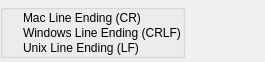
<?xml version="1.0" encoding="UTF-8"?>
<ui version="4.0">
 <class>Ending</class>
 <widget class="QDialog" name="Ending">
  <property name="geometry">
   <rect>
    <x>0</x>
    <y>0</y>
    <width>265</width>
    <height>62</height>
   </rect>
  </property>
  <property name="sizePolicy">
   <sizepolicy hsizetype="Fixed" vsizetype="Fixed">
    <horstretch>0</horstretch>
    <verstretch>0</verstretch>
   </sizepolicy>
  </property>
  <property name="windowTitle">
   <string>Ending</string>
  </property>
  <layout class="QVBoxLayout" name="verticalLayout">
   <property name="spacing">
    <number>0</number>
   </property>
   <property name="leftMargin">
    <number>0</number>
   </property>
   <property name="topMargin">
    <number>0</number>
   </property>
   <property name="rightMargin">
    <number>0</number>
   </property>
   <property name="bottomMargin">
    <number>0</number>
   </property>
   <item>
    <widget class="QGroupBox" name="GB_Ending">
     <property name="sizePolicy">
      <sizepolicy hsizetype="Fixed" vsizetype="Fixed">
       <horstretch>0</horstretch>
       <verstretch>0</verstretch>
      </sizepolicy>
     </property>
     <property name="styleSheet">
      <string notr="true">QGroupBox QRadioButton:hover {
	background-color: #BBDEFB;
}
QGroupBox QRadioButton::indicator {
	max-width: 22px;
	max-height: 22px;
	border: 0px solid;
}
QGroupBox QRadioButton::indicator:checked {
	max-width: 22px;
	max-height: 22px;
	image:url(&quot;:/images/check.png&quot;);
	background-color: #BBDEFB;
}</string>
     </property>
     <property name="title">
      <string/>
     </property>
     <property name="checkable">
      <bool>false</bool>
     </property>
     <layout class="QVBoxLayout" name="verticalLayout_3">
      <property name="spacing">
       <number>0</number>
      </property>
      <property name="leftMargin">
       <number>0</number>
      </property>
      <property name="topMargin">
       <number>0</number>
      </property>
      <property name="rightMargin">
       <number>0</number>
      </property>
      <property name="bottomMargin">
       <number>0</number>
      </property>
      <item>
       <widget class="QRadioButton" name="RB_Mac">
        <property name="sizePolicy">
         <sizepolicy hsizetype="Preferred" vsizetype="Fixed">
          <horstretch>0</horstretch>
          <verstretch>0</verstretch>
         </sizepolicy>
        </property>
        <property name="text">
         <string>Mac Line Ending (CR)</string>
        </property>
       </widget>
      </item>
      <item>
       <widget class="QRadioButton" name="RB_Windows">
        <property name="sizePolicy">
         <sizepolicy hsizetype="Preferred" vsizetype="Fixed">
          <horstretch>0</horstretch>
          <verstretch>0</verstretch>
         </sizepolicy>
        </property>
        <property name="text">
         <string>Windows Line Ending (CRLF)</string>
        </property>
       </widget>
      </item>
      <item>
       <widget class="QRadioButton" name="RB_Unix">
        <property name="sizePolicy">
         <sizepolicy hsizetype="Preferred" vsizetype="Fixed">
          <horstretch>0</horstretch>
          <verstretch>0</verstretch>
         </sizepolicy>
        </property>
        <property name="text">
         <string>Unix Line Ending (LF)</string>
        </property>
       </widget>
      </item>
     </layout>
    </widget>
   </item>
  </layout>
 </widget>
 <resources/>
 <connections/>
</ui>
